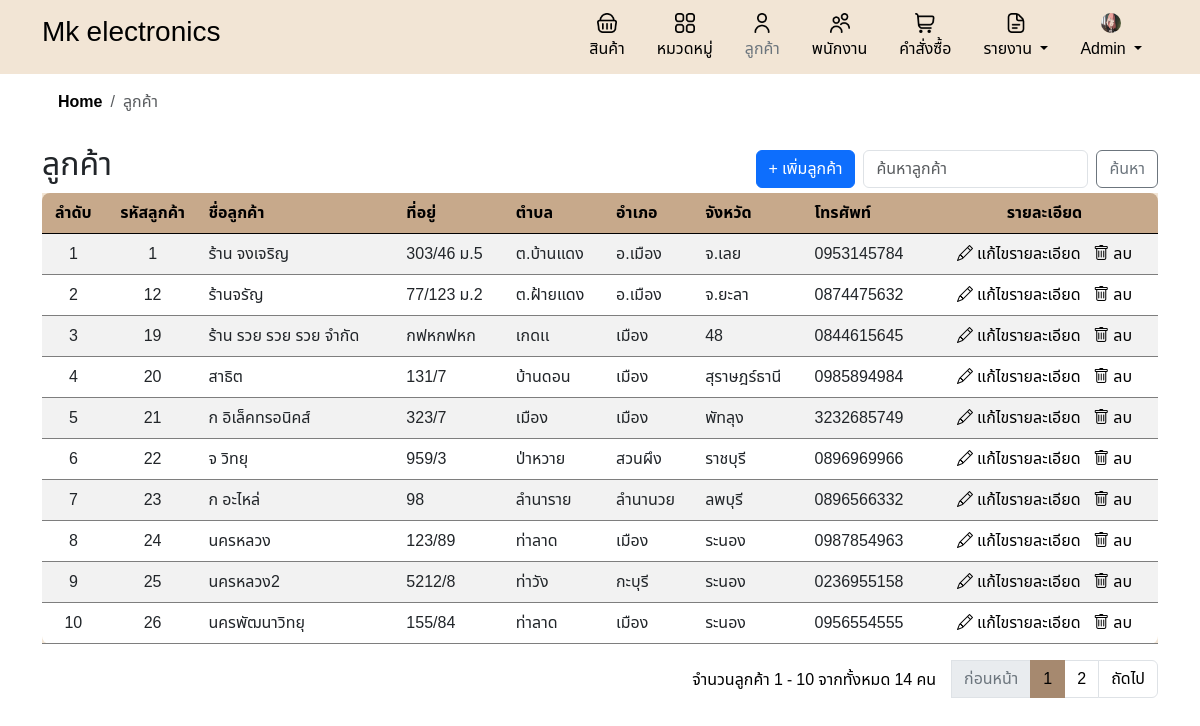
/customer.php (signed in), run on an earlier commit of the app's database.
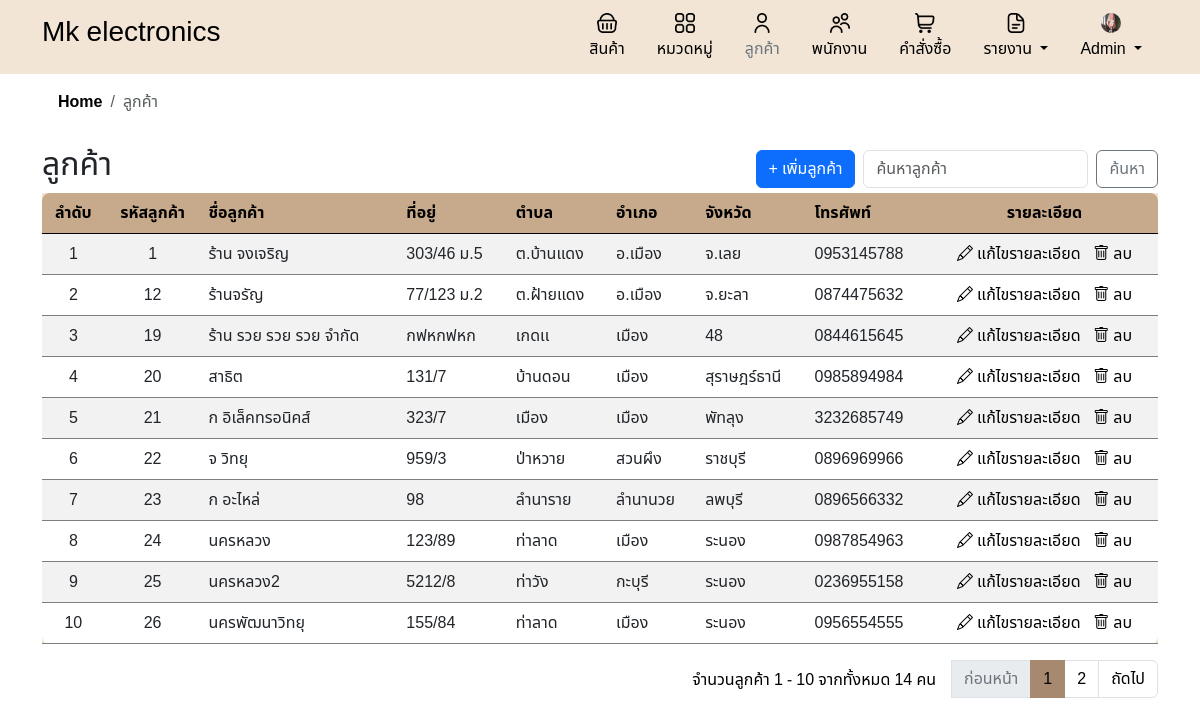
And on a later commit of the database.
### tables this page shows
CREATE TABLE `customers` (
  `customer_id` int(11) NOT NULL,
  `customer_name` varchar(255) NOT NULL,
  `address` varchar(255) DEFAULT NULL,
  `district` varchar(255) DEFAULT NULL,
  `city` varchar(255) DEFAULT NULL,
  `province` varchar(255) DEFAULT NULL,
  `phonenumber` varchar(10) DEFAULT NULL,
  `created_at` timestamp NOT NULL DEFAULT current_timestamp()
);

### customer.php (the view, shortened to what the changed rows need)
<?php
include 'header.php';
include 'db.php';
include 'inc/links.php';
$search = isset($_GET['search']) ? $_GET['search'] : '';
$records_per_page = 10;
$current_page = isset($_GET['page']) ? intval($_GET['page']) : 1;
$offset = ($current_page - 1) * $records_per_page;
$sql = "SELECT * FROM customers";
$sql .= " LIMIT ? OFFSET ?";
$stmt = $conn->prepare($sql);
if ($search) {
    $search_param = "%$search%";
    $stmt->bind_param("sii", $search_param, $records_per_page, $offset);
} else {
    $stmt->bind_param("ii", $records_per_page, $offset);
}
$stmt->execute();
$result = $stmt->get_result();
?>
<!DOCTYPE html>
<html lang="th">
<head>
</head>
<body>
    <div class="container">
        <div class="d-flex justify-content-between align-items-center">
            <h2>ลูกค้า</h2>
        </div>
        <div class="table-responsive">
            <table class="table table-striped">
                <thead>
                    <tr>
                        <th class='text-center'>ลำดับ</th>
                        <th class='text-center'>รหัสลูกค้า</th>
                        <th>ชื่อลูกค้า</th>
                        <th>ที่อยู่</th>
                        <th>ตำบล</th>
                        <th>อำเภอ</th>
                        <th>จังหวัด</th>
                        <th>โทรศัพท์</th>
                        <?php if ($_SESSION['role'] === 'admin'): ?>
                            <th class='text-center'>รายละเอียด</th>
                        <?php endif; ?>
                    </tr>
                </thead>
                <tbody>
                    <?php
                    if ($result->num_rows > 0) {
                        $row_number = $offset + 1;
                        while ($row = $result->fetch_assoc()) {
                            echo "<tr>
                                    <td class = 'text-center'>{$row_number}</td>
                                    <td class = 'text-center'>{$row['customer_id']}</td>
                                    <td>{$row['customer_name']}</td>
                                    <td>{$row['address']}</td>
                                    <td>{$row['district']}</td>
                                    <td>{$row['city']}</td>
                                    <td>{$row['province']}</td>
                                    <td>{$row['phonenumber']}</td>";
                            if ($_SESSION['role'] === 'admin') {
                                echo "<td class = 'text-center'>
                                        <a href='edit_customer.php?customer_id=" . $row['customer_id'] . "' class='custom-link'>
                                            <i class='bi bi-pencil'></i> แก้ไขรายละเอียด
                                        </a> &nbsp;
                                        <a href='#' class='custom-link' onclick='confirmDelete(" . $row['customer_id'] . ")'>
                                            <i class='bi bi-trash'></i> ลบ
                                        </a>
                                    </td>";
                            }
                            echo "</tr>";
                            $row_number++;
                        }
                    } else {
                        echo "<tr><td colspan='" . ($_SESSION['role'] === 'admin' ? '8' : '7') . "'>ไม่มีข้อมูลลูกค้า</td></tr>";
                    }
                    ?>
                </tbody>
            </table>
        </div>
    </div>
</body>
</html>

What changed in the data, as far as the page shows it:
changed customers "ร้าน จงเจริญ": phonenumber "0953145784" → "0953145788"
